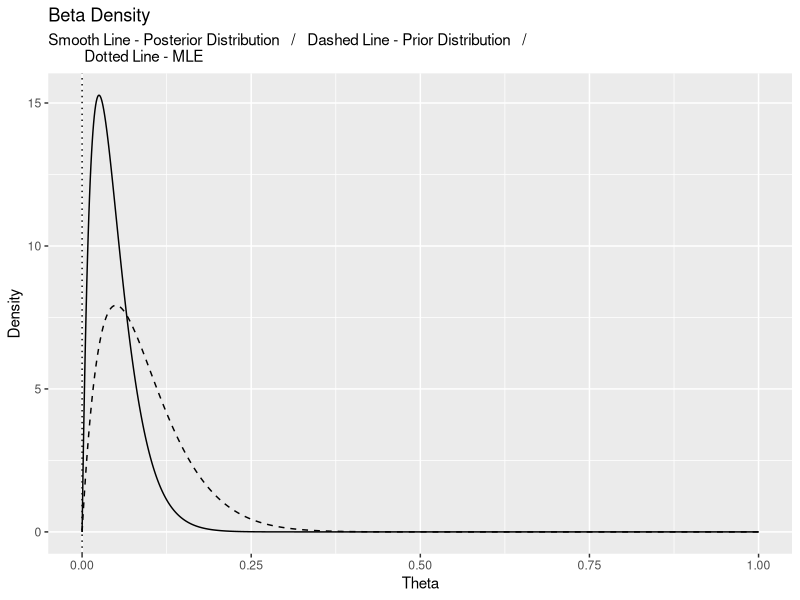
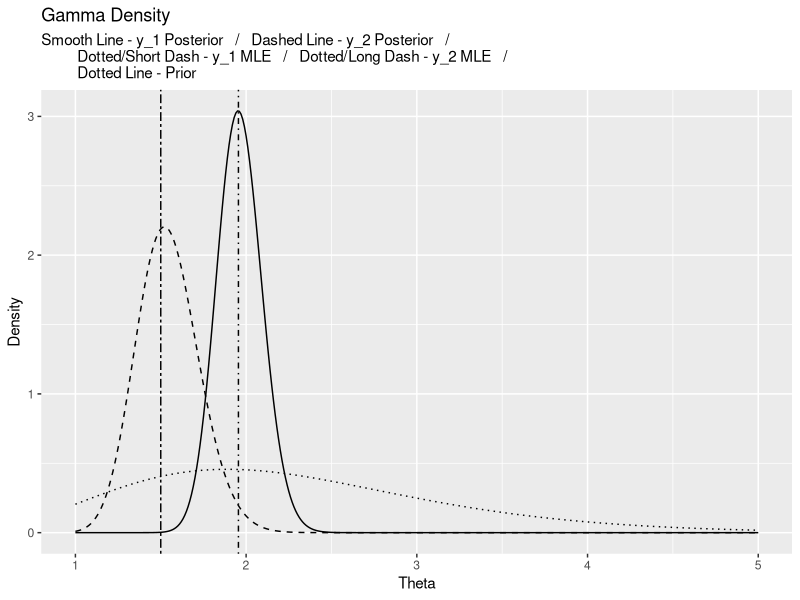

Here is the R script that generated these plots, in order:

### Load in the necessary packages

library(ggplot2)
library(coda)



##### Problem 2 #####



## Set the parameter values

y <- 0
n <- 20
alpha <- 2
beta <- 20

## Set the theta values

theta <- seq(from = 0, to = 1, length.out = 1000)



### Part i ###



## Plot the posterior distribution

post_beta_dens <- dbeta(x = theta, shape1 = y + alpha, shape2 = (n - y) + beta)

ggplot() +
    geom_line(aes(x = theta, y = post_beta_dens), linetype = 1) +
    geom_line(aes(x = theta, y = dbeta(x = theta, shape1 = alpha, shape2 = beta)), linetype = 2) +
    geom_vline(aes(xintercept = (y / n)), linetype = 3) +
    labs(x = "Theta", y = "Density", title = "Beta Density",
         subtitle = "Smooth Line - Posterior Distribution   /   Dashed Line - Prior Distribution   /   
         Dotted Line - MLE")



### Part ii ###



## Draw a sample from my posterior distribution

post_beta_rand <- rbeta(n = 10000, shape1 = y + alpha, shape2 = (n - y) + beta)

## Compute the HPD interval

bayes_int <- as.vector(HPDinterval(as.mcmc(post_beta_rand), prob = 0.95)[1, 1:2])

## Calculate the MLE

y_hat <- (y / n)

## Compute the frequentist interval

freq_int <- c((y_hat) - (1.96 * (sqrt(y_hat * (1 - y_hat)) / 2)),
              (y_hat) + (1.96 * (sqrt(y_hat * (1 - y_hat)) / 2)))



### Part iii ###



## Compute the log odds of our posterior beta distrbution

odds_samp <- log(post_beta_rand / (1 - post_beta_rand))

## Compute the HPS interval

bayes_int_odds <- as.vector(HPDinterval(as.mcmc(odds_samp), prob = 0.95)[1, 1:2])



##### Problem 3 #####



### Part i ###



## Sample mean and variance

samp_mean <- ((1 * 21) + (2 * 43) + (3 * 23) + (4 * 13)) / (21 + 43 + 23 + 13)
samp_var <- var(c(rep(1, 21), rep(2, 43), rep(3, 23), rep(4, 13)))

## Compute the gamma parameters

find_gamma_params <- function(mu, sigma_sq) {
    
    beta <- mu / sigma_sq
    alpha <- beta * mu
    return(c(alpha, beta))
    
}

gamma_params <- round(find_gamma_params(samp_mean, samp_var), 4)



### Part ii ###



## Set theta values

theta <- seq(from = 1, to = 5, by = 0.01)

## Set the sample values

y_1 <- 217
y_2 <- 66
n_1 <- 111
n_2 <- 44
lambda_1 <- 217 / 111
lambda_2 <- 66 / 44

## Generate samples from the posterior distributions

post_dens_y1 <- dgamma(x = theta, shape = y_1 + gamma_params[1], rate = gamma_params[2] + n_1)
post_dens_y2 <- dgamma(x = theta, shape = y_2 + gamma_params[1], rate = gamma_params[2] + n_2)
prior_dens <- dgamma(x = theta, shape = gamma_params[1], rate = gamma_params[2])

## Generate the plot

ggplot() +
    geom_line(aes(x = theta, y = post_dens_y1), linetype = 1) +
    geom_line(aes(x = theta, y = post_dens_y2), linetype = 2) +
    geom_line(aes(x = theta, y = prior_dens), linetype = 3) +
    geom_vline(aes(xintercept = lambda_1), linetype = 4) +
    geom_vline(aes(xintercept = lambda_2), linetype = 6) +
    labs(x = "Theta", y = "Density", title = "Gamma Density",
         subtitle = "Smooth Line - y_1 Posterior   /   Dashed Line - y_2 Posterior   /   
         Dotted/Short Dash - y_1 MLE   /   Dotted/Long Dash - y_2 MLE   /   
         Dotted Line - Prior")



### Part iii ###



## Draw a sample from each posterior distribution

post_gamma_y1 <- rgamma(n = 10000, shape = y_1 + gamma_params[1], rate = n_1 + gamma_params[2])
post_gamma_y2 <- rgamma(n = 10000, shape = y_2 + gamma_params[1], rate = n_2 + gamma_params[2])

## Compute the HPD intervals

hpd_int_y1 <- as.vector(HPDinterval(as.mcmc(post_gamma_y1), prob = 0.95)[1, 1:2])
hpd_int_y2 <- as.vector(HPDinterval(as.mcmc(post_gamma_y2), prob = 0.95)[1, 1:2])

## Output the results

cat("Posterior Credible Interval, theta_1: ", "(", hpd_int_y1[1], ",", hpd_int_y1[2], ")")
cat("Posterior Credible Interval, theta_2: ", "(", hpd_int_y2[1], ",", hpd_int_y2[2], ")")



### Part iv ###



## Get the difference of our random samples

post_diff_gamma <- post_gamma_y1 - post_gamma_y2

## Compute the HPD interval

diff_int <- as.vector(HPDinterval(as.mcmc(post_diff_gamma), prob = 0.95)[1, 1:2])

## Output the results

cat("Posterior Credible Interval, theta_1 - theta_2: ", "(", diff_int[1], ",", diff_int[2], ")")



### Part v ###



post_prob <- mean(post_diff_gamma > 0)